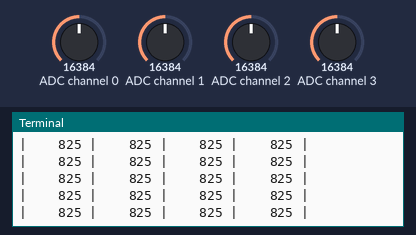
Simulated run of this program. Board: Raspberry Pi (BCM pin numbers). On the bench: the last lines printed to the terminal. The test bench sets the inputs (shaded band); at power-on: ADC channel 0 = 16384, ADC channel 1 = 16384, ADC channel 2 = 16384, ADC channel 3 = 16384 (analog values on the 0–32767 scale). Library files of the repository ran but are not shown: ADS1x15.py.

Above: at 1.2 s.
1.3 s: ADC channel 0 set to 22936
At 1.51 s:
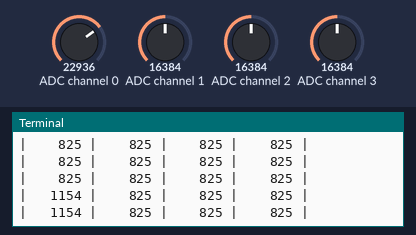
2.9 s: ADC channel 1 set to 22936
At 3.01 s:
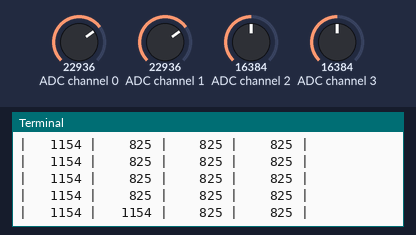
4.5 s: ADC channel 2 set to 22936
At 4.51 s:
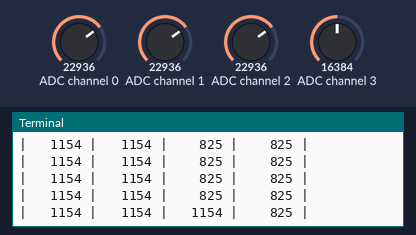
6.0 s: ADC channel 3 set to 22936
At 6.01 s:
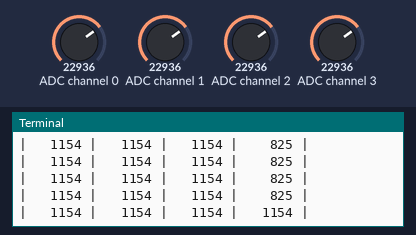
7.5 s: ADC channel 0 set to 9830
At 7.51 s:
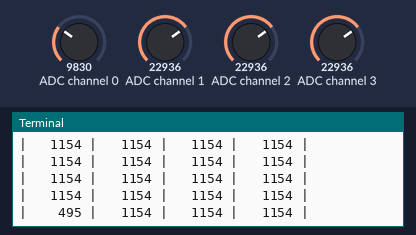
9.0 s: ADC channel 1 set to 9830
At 9.01 s:
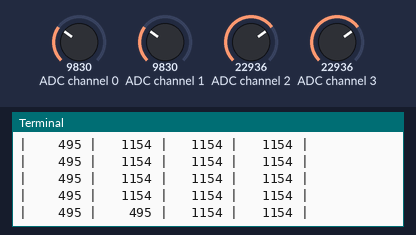

The program:

test-adc.py
```python
import time

# Import the ADS1x15 module.
from ADS1x15 import ADS1015

# create an ADS1015 ADC (12-bit) instance.
adc = ADS1015()

# Choose a gain of 1 for reading voltages from 0 to 4.09V.
GAIN = 1

# Print nice channel column headers.
print('| {0:>6} | {1:>6} | {2:>6} | {3:>6} |'.format(*range(4)))
print('-' * 37)

# Main loop.
while True:
    # Read all the ADC channel values in a list.
    values = [0]*4
    for i in range(4):
        values[i] = adc.read_adc(i, gain=GAIN)
    # Print the ADC values.
    print('| {0:>6} | {1:>6} | {2:>6} | {3:>6} |'.format(*values))
    # slight pause for screen buffer
    time.sleep(0.1)
```

Measured:
- after the input at 1.3 s, the terminal: prints a new line after 0.10 s (image 1)
- after the input at 2.9 s, the terminal: prints a new line after 0.11 s (image 2)
- after the input at 4.5 s, the terminal: prints a new line at once (image 3)
- after the input at 6.0 s, the terminal: prints a new line at once (image 4)
- after the input at 7.5 s, the terminal: prints a new line at once (image 5)
- after the input at 9.0 s, the terminal: prints a new line at once (image 6)
